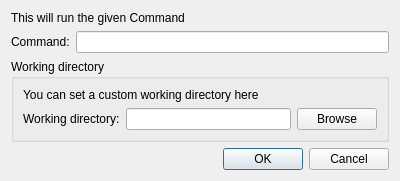
<?xml version="1.0" encoding="UTF-8"?>
<ui version="4.0">
 <class>RunCommandDialog</class>
 <widget class="QDialog" name="RunCommandDialog">
  <property name="geometry">
   <rect>
    <x>0</x>
    <y>0</y>
    <width>400</width>
    <height>177</height>
   </rect>
  </property>
  <property name="windowTitle">
   <string>Run Command</string>
  </property>
  <layout class="QVBoxLayout" name="verticalLayout_2">
   <item>
    <widget class="QLabel" name="label">
     <property name="text">
      <string>This will run the given Command</string>
     </property>
    </widget>
   </item>
   <item>
    <layout class="QHBoxLayout" name="horizontalLayout">
     <item>
      <widget class="QLabel" name="label_2">
       <property name="text">
        <string>Command:</string>
       </property>
      </widget>
     </item>
     <item>
      <widget class="QLineEdit" name="command_edit"/>
     </item>
    </layout>
   </item>
   <item>
    <widget class="QGroupBox" name="groupBox">
     <property name="title">
      <string>Working directory</string>
     </property>
     <layout class="QVBoxLayout" name="verticalLayout">
      <item>
       <widget class="QLabel" name="label_3">
        <property name="text">
         <string>You can set a custom working directory here</string>
        </property>
       </widget>
      </item>
      <item>
       <layout class="QHBoxLayout" name="horizontalLayout_2">
        <item>
         <widget class="QLabel" name="label_4">
          <property name="text">
           <string>Working directory:</string>
          </property>
         </widget>
        </item>
        <item>
         <widget class="QLineEdit" name="working_directory_edit"/>
        </item>
        <item>
         <widget class="QPushButton" name="browse_working_directory">
          <property name="text">
           <string>Browse</string>
          </property>
         </widget>
        </item>
       </layout>
      </item>
     </layout>
    </widget>
   </item>
   <item>
    <spacer name="verticalSpacer">
     <property name="orientation">
      <enum>Qt::Vertical</enum>
     </property>
     <property name="sizeHint" stdset="0">
      <size>
       <width>20</width>
       <height>40</height>
      </size>
     </property>
    </spacer>
   </item>
   <item>
    <widget class="QDialogButtonBox" name="button_box">
     <property name="orientation">
      <enum>Qt::Horizontal</enum>
     </property>
     <property name="standardButtons">
      <set>QDialogButtonBox::Cancel|QDialogButtonBox::Ok</set>
     </property>
    </widget>
   </item>
  </layout>
 </widget>
 <resources/>
 <connections>
  <connection>
   <sender>button_box</sender>
   <signal>rejected()</signal>
   <receiver>RunCommandDialog</receiver>
   <slot>reject()</slot>
   <hints>
    <hint type="sourcelabel">
     <x>316</x>
     <y>260</y>
    </hint>
    <hint type="destinationlabel">
     <x>286</x>
     <y>274</y>
    </hint>
   </hints>
  </connection>
 </connections>
</ui>
